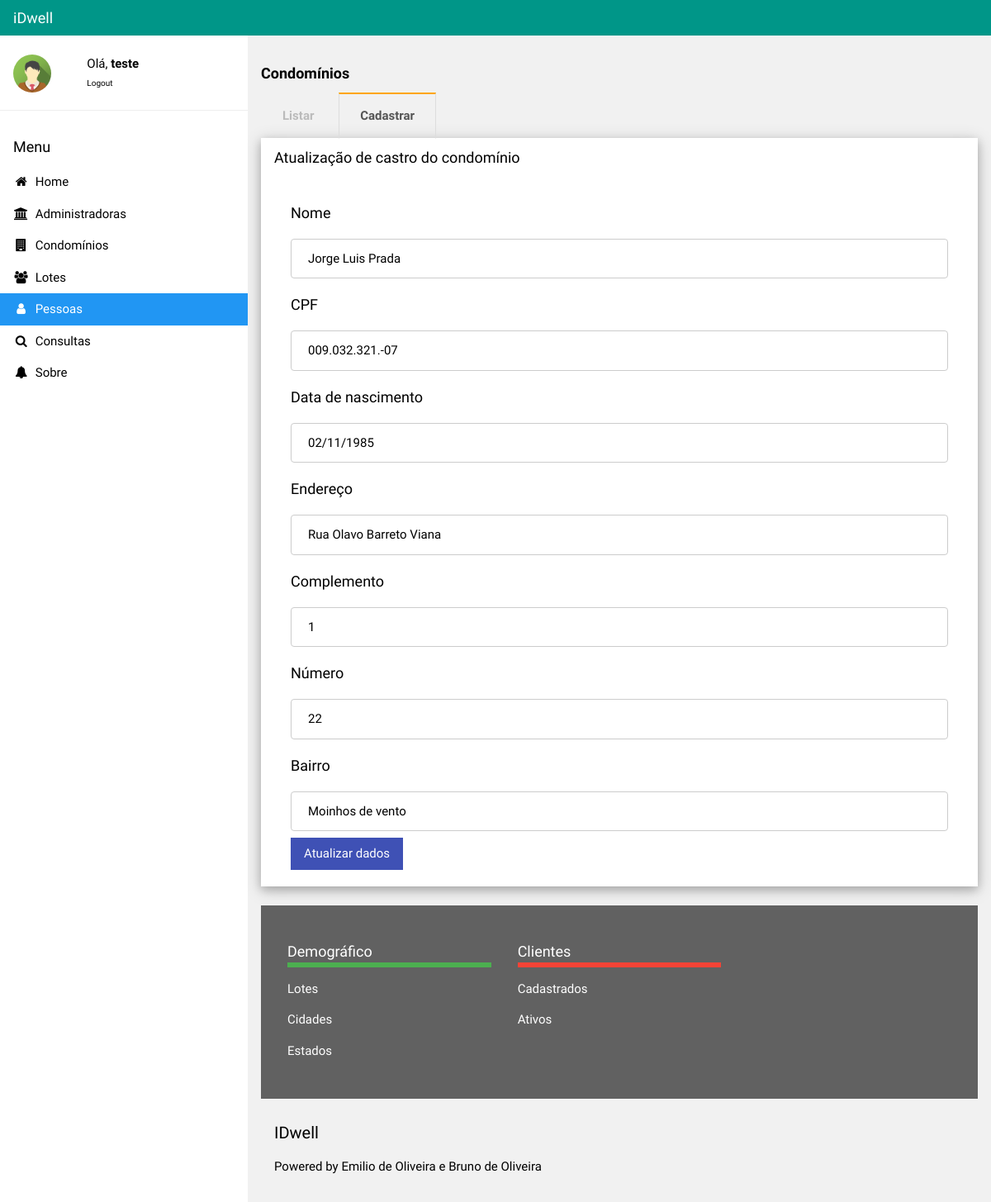
The app's page /alterarPessoa.php?Id=1 (signed in), older data.
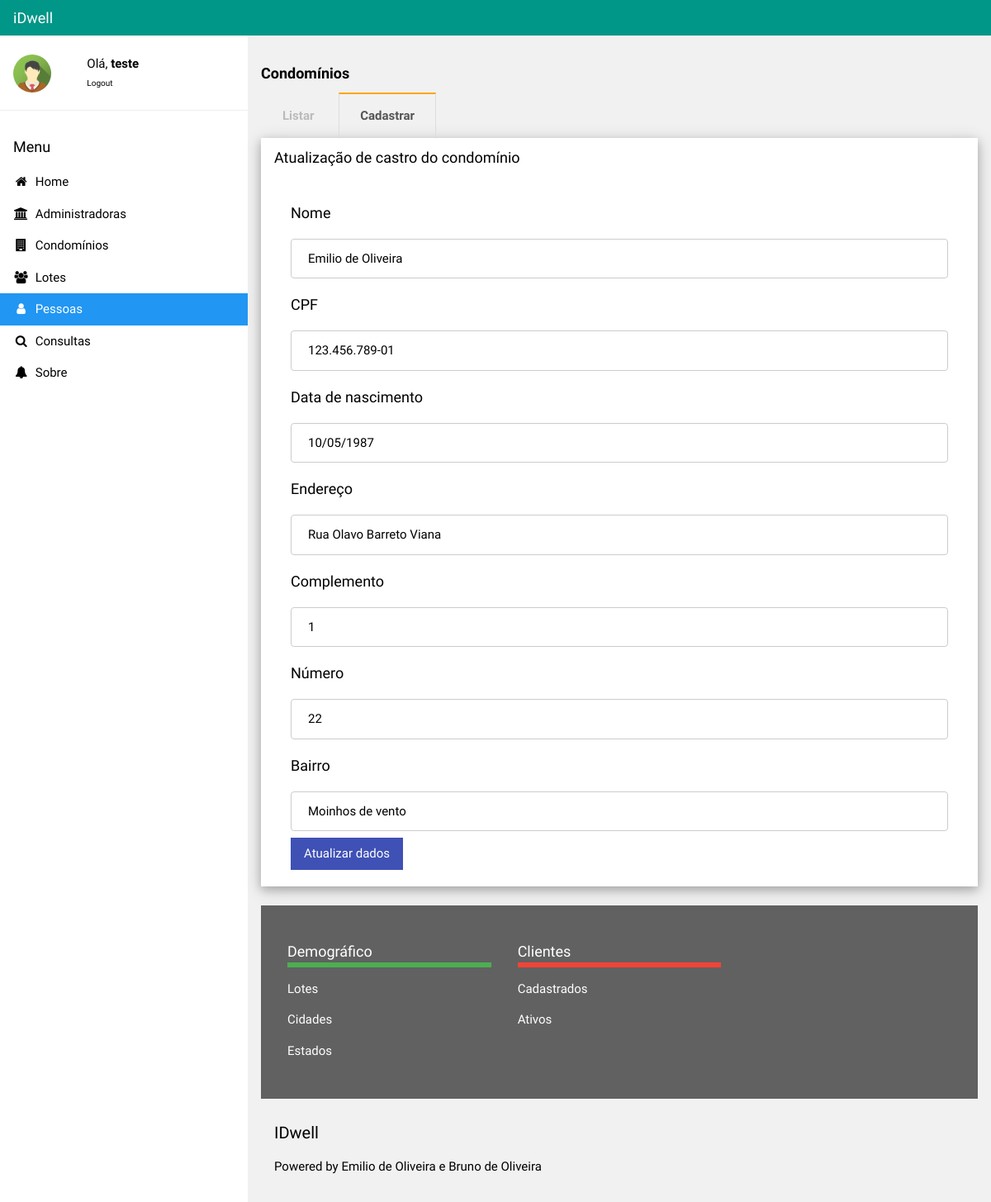
The same page, newer data.
### tables this page shows
CREATE TABLE `pessoas` (
  `idPessoa` int(10) NOT NULL,
  `cpf` varchar(20) NOT NULL,
  `endereco` varchar(50) NOT NULL,
  `complemento` varchar(50) NOT NULL,
  `numero` varchar(10) NOT NULL,
  `nome` varchar(50) NOT NULL,
  `bairro` varchar(50) NOT NULL,
  `dataNasc` varchar(20) NOT NULL,
  `fotoPessoa` varchar(100) NOT NULL,
  `funcaoPessoa` varchar(20) NOT NULL
);

### alterarPessoa.php (the view, shortened to what the changed rows need)
<!DOCTYPE html>
<html>
<link rel="stylesheet" href="css/ppi-default.css">
<link rel="stylesheet" href="https://cdnjs.cloudflare.com/ajax/libs/font-awesome/4.7.0/css/font-awesome.min.css">
<link rel="stylesheet" href="css/style.css">
<body class="ppi-default-light-grey">
  <div class="ppi-default-main" style="margin-left:300px;margin-top:43px;">
      <div class="ppi-default-container">
      <div class="ppi-default-container ppi-default-ul ppi-default-card-4 ppi-default-white">
        <div class="ppi-default-row ">
		    <div class="div-form">
  			<?php
  				$Id=$_GET['Id'];
  				$ok = conecta_bd() or die ("Não é possível conectar-se ao servidor.");
  				$result=mysqli_query($ok, "select * from pessoas where idPessoa='$Id'") or die ("Não é possível retornar dados da pessoa!");
  				$linha=mysqli_fetch_array($result);
          $Nome=$linha["nome"];
          $Data=$linha["dataNasc"];
          $Cpf=$linha["cpf"];
          $Endereco=$linha["endereco"];
          $Comp=$linha['complemento'];
          $Bairro=$linha["bairro"];
          $Num=$linha['numero'];
  			?>
	      	<form action="confirmaAltpessoa.php" method="POST">
	        <h5>Nome</h5>
	        <input class="input-form" type="text" id="altNomePessoa" name="altNomePessoa" value="<?php print($Nome)?>">
          <h5>CPF</h5>
          <input class="input-form" type="text" id="altCpfPessoa" name="altCpfPessoa" value="<?php print($Cpf)?>">
          <h5>Data de nascimento</h5>
          <input class="input-form" type="text" id="dataNascPessoa" name="altDataNascPessoa" value="<?php print($Data)?>">
          <h5>Endereço</h5>
          <input class="input-form" type="text" id="altEndPessoa" name="altEndPessoa" value="<?php print($Endereco)?>">
           <h5>Complemento</h5>
          <input class="input-form" type="text" id="altCompPessoa" name="altCompPessoa" value="<?php print($Comp)?>">
           <h5>Número</h5>
          <input class="input-form" type="text" id="altNumPessoa" name="altNumPessoa" value="<?php print($Num)?>">
           <h5>Bairro</h5>
          <input class="input-form" type="text" id="altBairroPessoa" name="altBairroPessoa" placeholder="Digite o bairro" value="<?php print($Bairro)?>">
	        <input class="ppi-default-button ppi-default-indigo" type="submit" value="Atualizar dados"></input>
	      </form>
	    </div>
	  </div>
  </div>
  <br>
	</div>
</body>
</html>

Row changes from the older to the newer data that the page shows:
removed pessoas: altNomePessoa "Jorge Luis Prada", altCpfPessoa "009.032.321.-07", altDataNascPessoa "02/11/1985", altEndPessoa "Rua Olavo Barreto Viana", altCompPessoa "1", altNumPessoa "22", altBairroPessoa "Moinhos de vento"
added pessoas: altNomePessoa "Emilio de Oliveira", altCpfPessoa "123.456.789-01", altDataNascPessoa "10/05/1987", altEndPessoa "Rua Olavo Barreto Viana", altCompPessoa "1", altNumPessoa "22", altBairroPessoa "Moinhos de vento"
